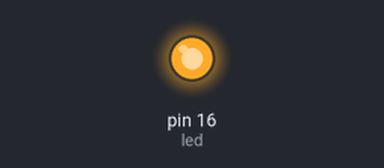
The sketch below on a simulated Arduino Uno, built with avr-gcc and run on an emulated ATmega328P. Parts: output pins drawn as LEDs (lit = HIGH).

Above: at 0.1 s.
At 5.8 s:
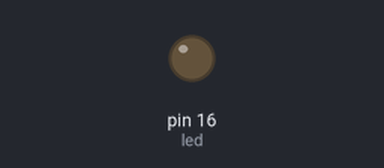
Timing chart, 0 to 9.6 s (numbered marks = the images above):
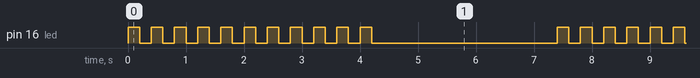

Measured:
- by itself, pin 16 (led): repeats every 7.4 s: HIGH 0.20 s, LOW 3.2 s, 10 × (HIGH 0.20 s, LOW 0.20 s)
- by itself, everything shown: repeats every 7.4 s, in 22 steps

The sketch:

rp2040_function1.ino
```cpp
int led = 16;

void setup() {
  pinMode(led, OUTPUT);
}

void loop() {
 mark2(10);  //จำนวนรอบ
 delay(3000);
}

void mark(int a) {
  for (int i = 1; i <= a; i++) {
    digitalWrite(led,HIGH);
    delay(200);
      digitalWrite(led,LOW);
    delay(200);
  }
}

void mark2(int a) {
  for (int i = a; i >= 0; i--) {
    digitalWrite(led,HIGH);
    delay(200);
      digitalWrite(led,LOW);
    delay(200);
  }
}
```
